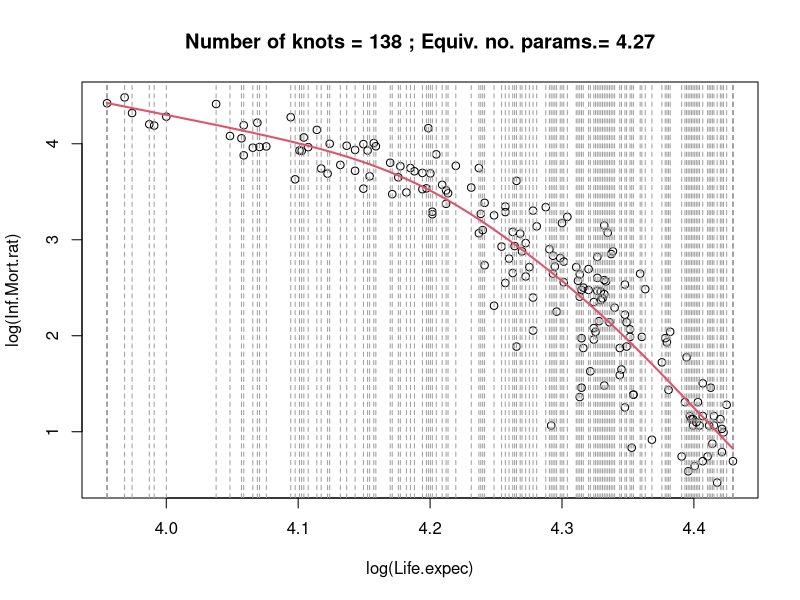
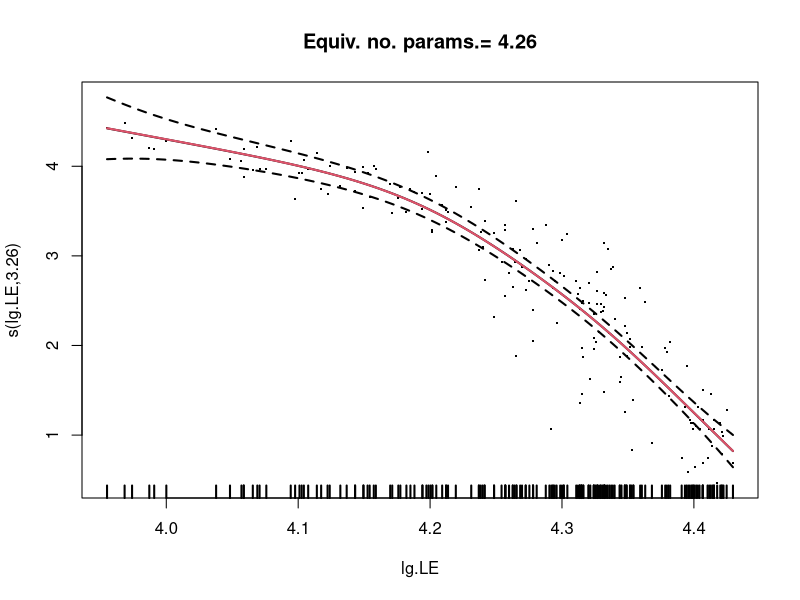
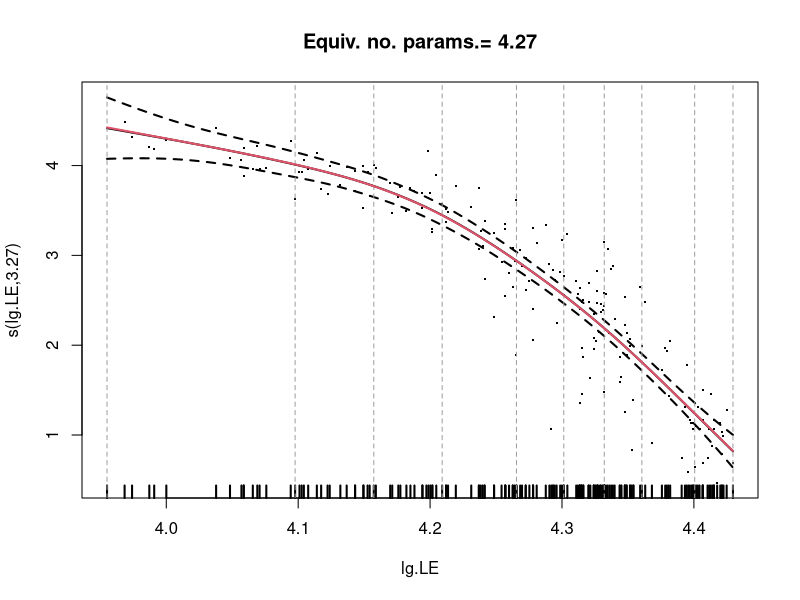
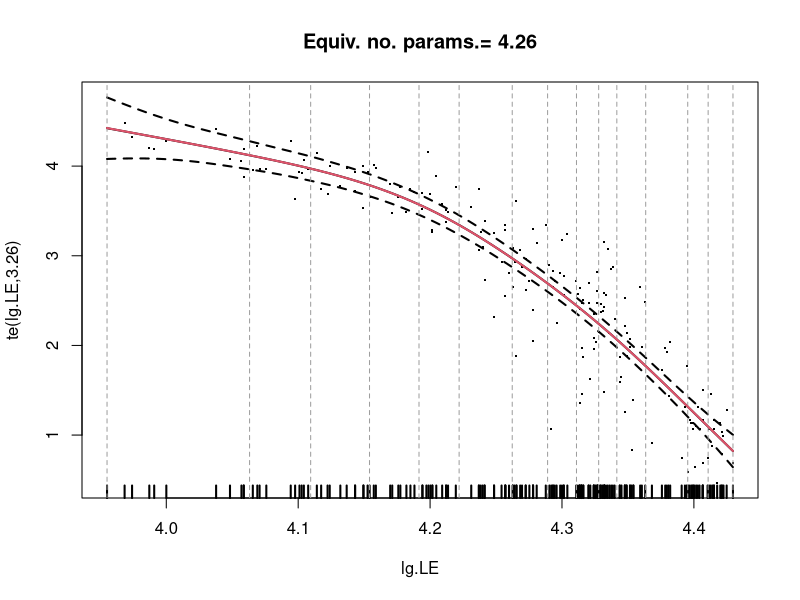

The R source for these figures, in order:
## ---- chunk 1
knitr::opts_chunk$set(echo = TRUE)
## ---- chunk 2
countries<-read.csv2(file="HDI.2017.subset.csv",row.names = 1)
attach(countries)
head(countries)
names(countries)
# [1] "country_name"   "Life.expec"     "Life.expec.f"  
# [4] "Life.expec.m"   "le.fm"          "Inf.Mort.rat"  
# [7] "Agric.employ.."     
## ---- chunk 3
sm.sp.1 <- smooth.spline(x = log(Life.expec), y = log(Inf.Mort.rat), 
                         cv = FALSE, all.knots = TRUE)
sm.sp.1
plot(x = log(Life.expec), y = log(Inf.Mort.rat),
     main=paste("Number of knots =",sm.sp.1$fit$nk,
                "; Equiv. no. params.=",round(sm.sp.1$df,2)))
abline(v=sm.sp.1$fit$min+sm.sp.1$fit$knot*sm.sp.1$fit$range, col=8, lty=2)
lines(sm.sp.1,col=2,lwd=2)
## ---- chunk 4
lg.LE <- log(Life.expec)
lg.IMR <- log(Inf.Mort.rat)

library(mgcv)
## ---- chunk 5
# define formular for gam function
# lg.IMR is response var
# lg.IMR ~ lg.LE -> would be fitting a linear model = lm(lg.IMR ~ lg.LE)

# lm_gam_s_tp <- gam(lg.IMR ~ lg.LE)
# lm_s_tp <- lm(lg.IMR ~ lg.LE)
# summary(lm_gam_s_tp)
# summary(lm_s_tp)

# using gam we fit a nonparametric model, spline regression with only 1 explanatory variable
# function as has several parameters ?s e.g. if we use fx=True we use a regression spline without penalty
spl_gam_s_tp <- gam(lg.IMR ~ s(lg.LE))#bs="tp" by default
summary(spl_gam_s_tp)
plot(spl_gam_s_tp, residuals = TRUE,
     shade=TRUE, cex=2, lwd=2, 
     shift = spl_gam_s_tp$coefficients[1], # if we donot define this we do get a function without the intercept
     seWithMean=TRUE,
     main=paste("Equiv. no. params.=",
                round(sum(spl_gam_s_tp$edf),2)))
lines(sm.sp.1,col=2,lwd=2)
## ---- chunk 6
# when we don't use k, it takes the default k which is 10 for 1 explanatory variable
spl_gam_s_cr <- gam(lg.IMR ~ s(lg.LE,bs="cr")) # using a cubic regression spline (default is ts thin plate regression spline)
summary(spl_gam_s_cr)
plot(spl_gam_s_cr, residuals = TRUE,
     shade=TRUE, cex=2, lwd=2, 
     shift = spl_gam_s_cr$coefficients[1],
     seWithMean=TRUE,
     main=paste("Equiv. no. params.=",
                round(sum(spl_gam_s_cr$edf),2)))
abline(v=spl_gam_s_cr$smooth[[1]]$xp, 
       col=8, lty=2)
lines(sm.sp.1,col=2,lwd=2)
## ---- chunk 7
spl_gam_te_cr <- gam(lg.IMR ~ te(lg.LE,bs="cr",k=15)) # by default, k=10
summary(spl_gam_te_cr)
plot(spl_gam_te_cr, residuals = TRUE,
     shade=TRUE, cex=2, lwd=2, 
     shift = spl_gam_te_cr$coefficients[1],
     seWithMean=TRUE,
     main=paste("Equiv. no. params.=",
                round(sum(spl_gam_te_cr$edf),2)))
abline(v=spl_gam_te_cr$smooth[[1]]$margin[[1]]$xp, 
       col=8, lty=2)
lines(sm.sp.1,col=2,lwd=2)
